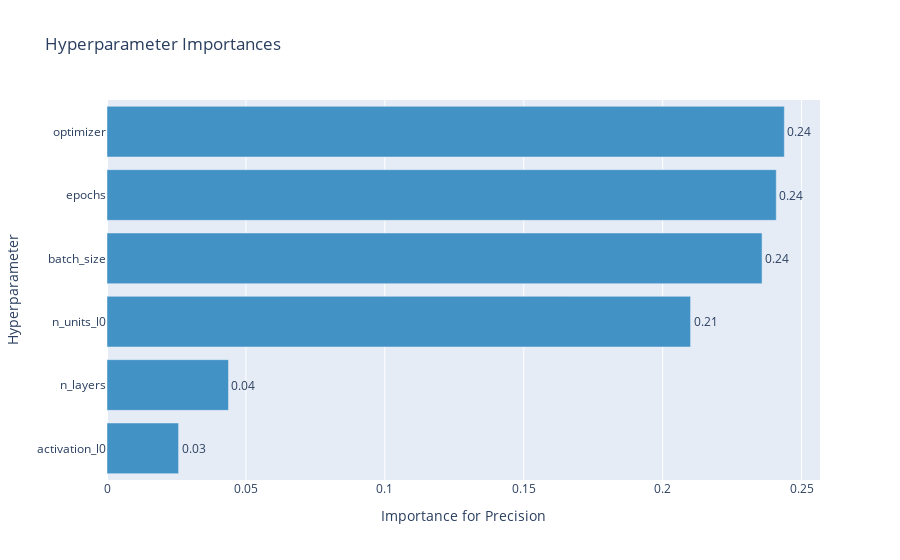

Notebook source saved alongside this figure:
### Code cell
# Mostrar la importancia de los hiperparámetros
# Visualizar la importancia de los hiperparámetros para el objetivo de "Precision"
optuna.visualization.plot_param_importances(study, target=lambda t: t.values[0], target_name="Precision")

### Figure 1 — Plotly figure (JSON) as saved in the notebook; plotly's stock layout.template omitted (floating-point values rounded to 4 significant figures)
{"data": [{"cliponaxis": false, "hovertemplate": ["activation_l0 (CategoricalDistribution): 0.025759767920108066<extra></extra>", "n_layers (IntDistribution): 0.0437262320335753<extra></extra>", "n_units_l0 (IntDistribution): 0.21004334047434461<extra></extra>", "batch_size (IntDistribution): 0.23577684640708235<extra></extra>", "epochs (IntDistribution): 0.2408952715476162<extra></extra>", "optimizer (CategoricalDistribution): 0.24379854161727357<extra></extra>"], "marker": {"color": "rgb(66,146,198)"}, "orientation": "h", "text": ["0.03", "0.04", "0.21", "0.24", "0.24", "0.24"], "textposition": "outside", "type": "bar", "x": [0.02576, 0.04373, 0.21, 0.2358, 0.2409, 0.2438], "y": ["activation_l0", "n_layers", "n_units_l0", "batch_size", "epochs", "optimizer"]}], "layout": {"showlegend": false, "title": {"text": "Hyperparameter Importances"}, "xaxis": {"title": {"text": "Importance for Precision"}}, "yaxis": {"title": {"text": "Hyperparameter"}}}}
